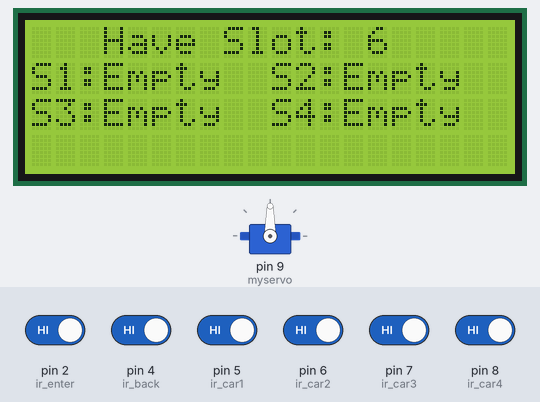
Simulated run of this sketch. Board: Arduino Uno, built with avr-gcc and run on an emulated ATmega328P. Shown: servo, 20×4 character LCD. Inputs (shaded band) come from the test bench; at power-on: pin 2 (ir_enter), pin 4 (ir_back), pin 5 (ir_car1), pin 6 (ir_car2), pin 7 (ir_car3), pin 8 (ir_car4) HIGH.

Above: at 3.2 s.
3.3 s: pin 5 (ir_car1) driven LOW
At 4.2 s:
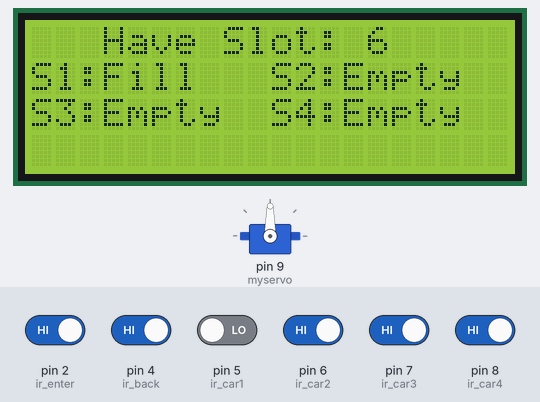
4.8 s: pin 6 (ir_car2) driven LOW
At 6.0 s:
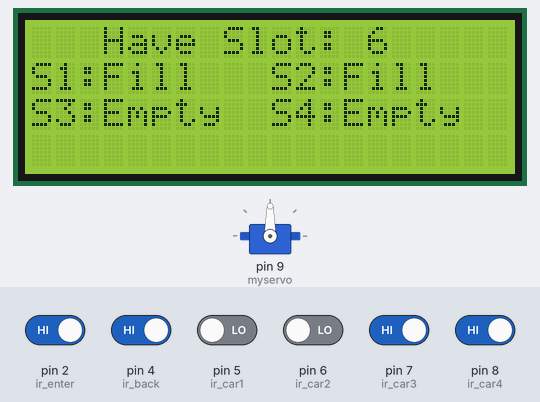
6.3 s: pin 7 (ir_car3) driven LOW
At 7.5 s:
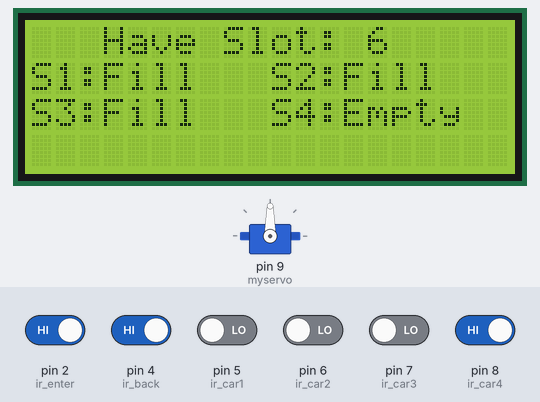
7.8 s: pin 8 (ir_car4) driven LOW
At 8.1 s:
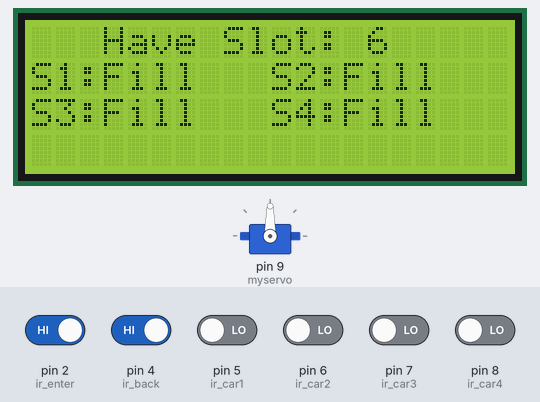
9.3 s: pin 5 (ir_car1) driven HIGH
At 9.7 s:
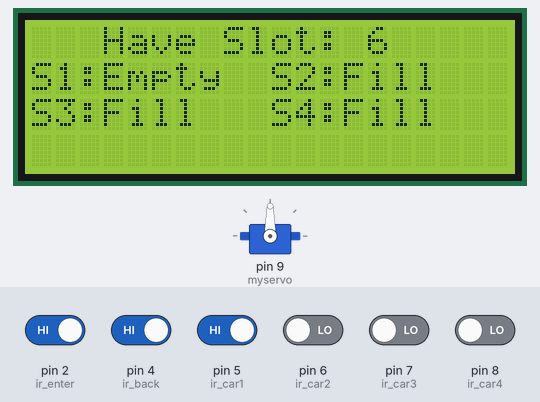
10.8 s: pin 6 (ir_car2) driven HIGH
At 11.2 s:
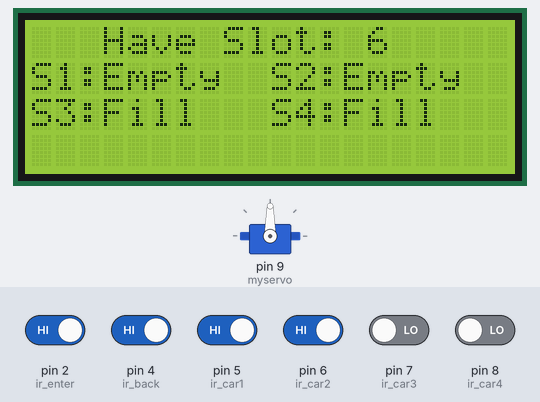
Timing chart, 0 to 13.4 s (numbered marks = the images above; inputs shaded):
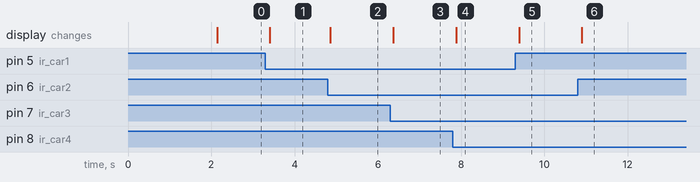

The sketch:

smart-car-parking-system-project.ino
```cpp
#include <Servo.h> //includes the servo library
#include <Wire.h>
#include <LiquidCrystal_I2C.h> //includes LiquidCrystal_I2C library
LiquidCrystal_I2C lcd(0x27, 20, 4);

Servo myservo;

#define ir_enter 2
#define ir_back  4

#define ir_car1 5
#define ir_car2 6
#define ir_car3 7
#define ir_car4 8

int S1=0, S2=0, S3=0, S4=0 ;
int flag1=0, flag2=0;
int slot = 6;

void setup(){
Serial.begin(9600);
// initialize digital pins as input.
pinMode(ir_car1, INPUT);
pinMode(ir_car2, INPUT);
pinMode(ir_car3, INPUT);
pinMode(ir_car4, INPUT);

pinMode(ir_enter, INPUT);
pinMode(ir_back, INPUT);

myservo.attach(9); // Servo motor pin connected to D9
myservo.write(90); // sets the servo at 0 degree position

// Print text on display
lcd.begin(20, 4);
lcd.setCursor (0,1);
lcd.print("    Smart Car   ");
lcd.setCursor (0,2);
lcd.print(" Parking System ");
delay (2000);
lcd.clear();

Read_Sensor();

int total = S1+S2+S3+S4;
slot = slot-total;
}

void loop()
{

 Read_Sensor();

 lcd.setCursor (0,0);
 lcd.print("   Have Slot: ");
 lcd.print(slot);
 lcd.print("    ");

 lcd.setCursor (0,1);
  if(S1==1)
   {
    lcd.print("S1:Fill ");
   }
  else
   {
    lcd.print("S1:Empty");
   }

 lcd.setCursor (10,1);
  if(S2==1)
   {
    lcd.print("S2:Fill ");
    }
  else
   {
    lcd.print("S2:Empty");
    }

 lcd.setCursor (0,2);
  if(S3==1)
   {
    lcd.print("S3:Fill ");
    }
  else
   {
    lcd.print("S3:Empty");
    }

 lcd.setCursor (10,2);
  if(S4==1)
   {
    lcd.print("S4:Fill ");
    }
  else
   {
    lcd.print("S4:Empty");
    }

/* Servo Motor Control
***********************/
  if(digitalRead (ir_enter) == 0 && flag1==0) // read degital data from IR sensor1
   {
    if(slot>0)
     {
      flag1=1;
      if(flag2==0)
       {
        myservo.write(180);
        slot = slot-1;
        }
     }
    else
     {
      lcd.setCursor (0,0);
      lcd.print(" Sorry Parking Full ");
      delay(1500);
      }
   }

  if(digitalRead (ir_back) == 0 && flag2==0) // read degital data from IR sensor2
   {
    flag2=1;
    if(flag1==0)
     {
      myservo.write(180); // sets the servo at 180 degree position
      slot = slot+1;
      }
   }

  if(flag1==1 && flag2==1)
   {
    delay (1000);
    myservo.write(90); // sets the servo at 90 degree position
    flag1=0, flag2=0;
    }
    delay(1);
}

void Read_Sensor()
{
 S1=0, S2=0, S3=0, S4=0;
 if(digitalRead(ir_car1) == 0){S1=1;} // read degital data from IR sensor3
 if(digitalRead(ir_car2) == 0){S2=1;} // read degital data from IR sensor4
 if(digitalRead(ir_car3) == 0){S3=1;} // read degital data from IR sensor5
 if(digitalRead(ir_car4) == 0){S4=1;} // read degital data from IR sensor6
}
```

Measured:
- after the input at 3.3 s, the display: changes after 0.10 s (image 1)
- after the input at 4.8 s, the display: changes after 0.06 s (image 2)
- after the input at 6.3 s, the display: changes after 0.07 s (image 3)
- after the input at 7.8 s, the display: changes after 0.08 s (image 4)
- after the input at 9.3 s, the display: changes after 0.09 s (image 5)
- after the input at 10.8 s, the display: changes after 0.10 s (image 6)
